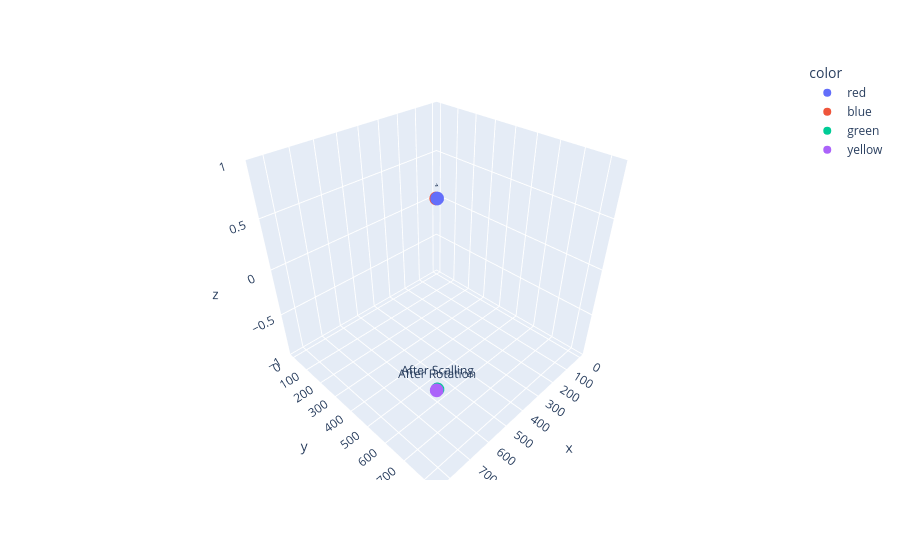

Notebook cell for this chart:
### Code cell
fig1 = px.scatter_3d(
            x = [vector_a[0],step1[0],step2[0],step3[0]],
            y = [vector_a[1],step1[1],step2[1],step3[1]],
            z = [0,0,0,0],
            color = ['red','blue','green','yellow'],
            text = ['Normal Vector Point','After Rotation','After Scalling','After Rotation']
)
fig1.show()

### Figure 1 — Plotly figure (JSON) as saved in the notebook; plotly's stock layout.template omitted (floating-point values rounded to 4 significant figures)
{"data": [{"hovertemplate": "color=red<br>x=%{x}<br>y=%{y}<br>z=%{z}<br>text=%{text}<extra></extra>", "legendgroup": "red", "marker": {"color": "#636efa", "symbol": "circle"}, "mode": "markers+text", "name": "red", "scene": "scene", "showlegend": true, "text": ["Normal Vector Point"], "type": "scatter3d", "x": [1.0], "y": [4.0], "z": [0]}, {"hovertemplate": "color=blue<br>x=%{x}<br>y=%{y}<br>z=%{z}<br>text=%{text}<extra></extra>", "legendgroup": "blue", "marker": {"color": "#EF553B", "symbol": "circle"}, "mode": "markers+text", "name": "blue", "scene": "scene", "showlegend": true, "text": ["After Rotation"], "type": "scatter3d", "x": [4.058], "y": [0.7299], "z": [0]}, {"hovertemplate": "color=green<br>x=%{x}<br>y=%{y}<br>z=%{z}<br>text=%{text}<extra></extra>", "legendgroup": "green", "marker": {"color": "#00cc96", "symbol": "circle"}, "mode": "markers+text", "name": "green", "scene": "scene", "showlegend": true, "text": ["After Scalling"], "type": "scatter3d", "x": [832.9], "y": [829.6], "z": [0]}, {"hovertemplate": "color=yellow<br>x=%{x}<br>y=%{y}<br>z=%{z}<br>text=%{text}<extra></extra>", "legendgroup": "yellow", "marker": {"color": "#ab63fa", "symbol": "circle"}, "mode": "markers+text", "name": "yellow", "scene": "scene", "showlegend": true, "text": ["After Rotation"], "type": "scatter3d", "x": [837.0], "y": [830.4], "z": [0]}], "layout": {"legend": {"title": {"text": "color"}, "tracegroupgap": 0}, "margin": {"t": 60}, "scene": {"domain": {"x": [0, 1], "y": [0, 1]}, "xaxis": {"title": {"text": "x"}}, "yaxis": {"title": {"text": "y"}}, "zaxis": {"title": {"text": "z"}}}}}
